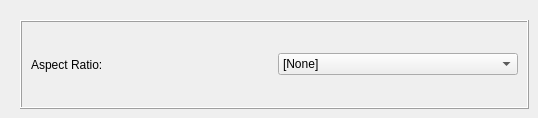
          <widget class="QWidget" name="tab_6">
           <attribute name="title">
            <string>Aspect Ratio</string>
           </attribute>
           <widget class="QFrame" name="frame_Aspect_Ratio">
            <property name="geometry">
             <rect>
              <x>20</x>
              <y>20</y>
              <width>509</width>
              <height>89</height>
             </rect>
            </property>
            <property name="frameShape">
             <enum>QFrame::Box</enum>
            </property>
            <property name="frameShadow">
             <enum>QFrame::Raised</enum>
            </property>
            <layout class="QHBoxLayout" name="horizontalLayout_41">
             <item>
              <widget class="QLabel" name="label_Aspect_Ratio">
               <property name="text">
                <string>Aspect Ratio:</string>
               </property>
              </widget>
             </item>
             <item>
              <widget class="QComboBox" name="comboBox_Aspect_ratio">
               <item>
                <property name="text">
                 <string>[None]</string>
                </property>
               </item>
               <item>
                <property name="text">
                 <string>4:3</string>
                </property>
               </item>
               <item>
                <property name="text">
                 <string>16:9</string>
                </property>
               </item>
               <item>
                <property name="text">
                 <string>16:10</string>
                </property>
               </item>
               <item>
                <property name="text">
                 <string>LBX</string>
                </property>
               </item>
               <item>
                <property name="text">
                 <string>Superwide</string>
                </property>
               </item>
               <item>
                <property name="text">
                 <string>Native</string>
                </property>
               </item>
               <item>
                <property name="text">
                 <string>Auto</string>
                </property>
               </item>
               <item>
                <property name="text">
                 <string>Auto235</string>
                </property>
               </item>
               <item>
                <property name="text">
                 <string>Auto235_Subtitle</string>
                </property>
               </item>
               <item>
                <property name="text">
                 <string>Auto 3D</string>
                </property>
               </item>
              </widget>
             </item>
            </layout>
           </widget>
          </widget>
